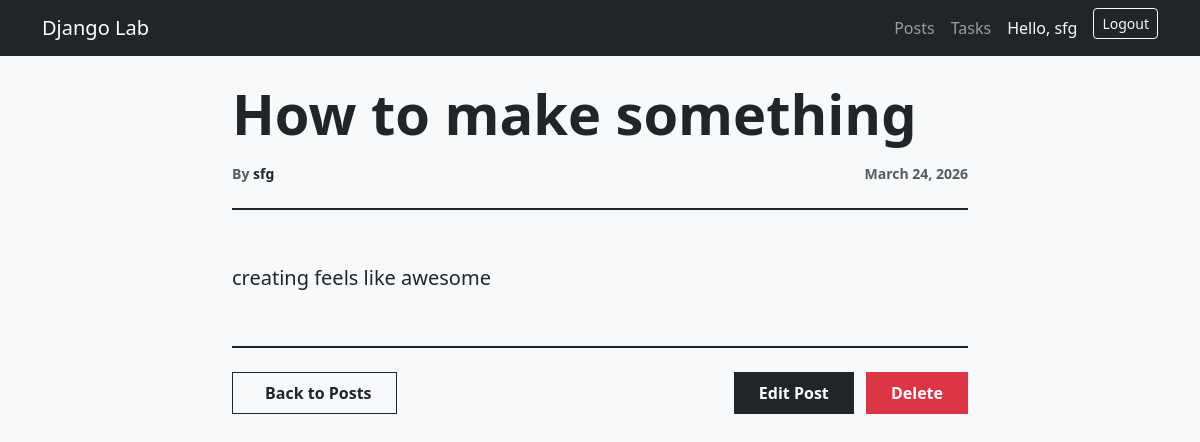
The app's page /posts/1/ (signed in) with its own data.
### blog/models.py (models this page shows, shortened)
class Post(models.Model):
    title   = models.CharField(max_length=200)
    content = models.TextField()
    author  = models.ForeignKey(
        User,
        on_delete=models.CASCADE,
        related_name='posts'
    )
    created_at = models.DateTimeField(default=timezone.now)
    updated_at = models.DateTimeField(auto_now=True)
    is_published = models.BooleanField(default=True)
    class Meta:
        ordering = ['-created_at']

### blog/views.py (the view)
# urls.py: path('posts/<int:pk>/',     views.post_detail,   name='post_detail'),
def post_detail(request, pk):
    post = get_object_or_404(Post, pk=pk, is_published=True)
    return render(request, 'blog/post_detail.html', {'post': post})

### blog/templates/blog/post_detail.html (shortened to what this page needs)
{% extends 'blog/base.html' %}
{% block content %}
<div class="row justify-content-center">
  <div class="col-lg-8">
    <div class="mb-5 border-bottom border-dark border-2 pb-4">
      <h1 class="display-4 fw-bold mb-3">{{ post.title }}</h1>
      <div class="d-flex align-items-center justify-content-between text-muted small fw-semibold">
        <span>By <strong class="text-dark"> {{ post.author.username }}</strong></span>
        <span> {{ post.created_at|date:"F j, Y" }}</span>
      </div>
    </div>
    <article class="lh-lg fs-5 mb-5 text-dark">
      {{ post.content|linebreaks }}
    </article>
    <div class="d-flex justify-content-between align-items-center mt-5 pt-4 border-top border-dark border-2">
      <a href="{% url 'post_list' %}" class="btn btn-outline-dark fw-bold px-4 py-2 rounded-0">
        Back to Posts
      </a>
      {% if user == post.author %}
        <div>
          <a href="{% url 'post_update' post.pk %}" class="btn btn-dark fw-bold px-4 py-2 rounded-0 me-2">Edit Post</a>
          <a href="{% url 'post_delete' post.pk %}" class="btn btn-danger fw-bold px-4 py-2 rounded-0">Delete</a>
        </div>
      {% endif %}
    </div>
  </div>
</div>
{% endblock %}

### blog/templates/blog/base.html (shortened to what this page needs)
<!DOCTYPE html>
<html lang="en">
<head>
  <link href="https://cdn.jsdelivr.net/npm/bootstrap@5.3.0/dist/css/bootstrap.min.css" rel="stylesheet">
</head>
<body class="bg-light text-dark">
  <nav class="navbar navbar-expand-lg navbar-dark bg-dark">
    <div class="container">
      <a class="navbar-brand" href="{% url 'home' %}">Django Lab</a>
      <div class="navbar-nav ms-auto">
        <a class="nav-link" href="{% url 'post_list' %}">Posts</a>
        <a class="nav-link" href="{% url 'task_list' %}">Tasks</a>
        {% if user.is_authenticated %}
          <span class="nav-link text-light">Hello, {{ user.username }}</span>
          <form method="POST" action="{% url 'logout' %}" class="d-inline">
            <button type="submit" class="btn btn-sm btn-outline-light ms-2">Logout</button>
          </form>
        {% else %}
          <a class="nav-link" href="{% url 'login' %}">Login</a>
          <a class="nav-link" href="{% url 'register' %}">Register</a>
        {% endif %}
      </div>
    </div>
  </nav>
  <main class="container my-4">
    {% block content %}{% endblock %}
  </main>
</body>
</html>

### records on screen
Post: title "How to make something", author.username "sfg", created_at "March 24, 2026", content "creating feels like awesome"

### other values on screen
{{ user.username }} "sfg"
